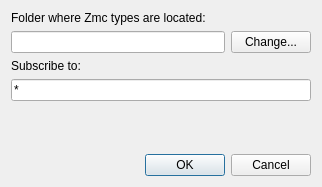
<?xml version="1.0" encoding="UTF-8"?>
<ui version="4.0">
 <class>DialogZmc</class>
 <widget class="QDialog" name="DialogZmc">
  <property name="geometry">
   <rect>
    <x>0</x>
    <y>0</y>
    <width>322</width>
    <height>187</height>
   </rect>
  </property>
  <property name="windowTitle">
   <string>DialogZmc</string>
  </property>
  <layout class="QVBoxLayout" name="verticalLayout">
   <item>
    <widget class="QLabel" name="label">
     <property name="text">
      <string>Folder where Zmc types are located: </string>
     </property>
    </widget>
   </item>
   <item>
    <layout class="QHBoxLayout" name="horizontalLayout">
     <item>
      <widget class="QLineEdit" name="lineEditFolder"/>
     </item>
     <item>
      <widget class="QPushButton" name="pushButtonChangeFolder">
       <property name="text">
        <string>Change...</string>
       </property>
      </widget>
     </item>
    </layout>
   </item>
   <item>
    <widget class="QLabel" name="label_2">
     <property name="text">
      <string>Subscribe to:</string>
     </property>
    </widget>
   </item>
   <item>
    <widget class="QLineEdit" name="lineEditSubscribe">
     <property name="text">
      <string>*</string>
     </property>
    </widget>
   </item>
   <item>
    <spacer name="verticalSpacer">
     <property name="orientation">
      <enum>Qt::Vertical</enum>
     </property>
     <property name="sizeHint" stdset="0">
      <size>
       <width>20</width>
       <height>40</height>
      </size>
     </property>
    </spacer>
   </item>
   <item>
    <widget class="QDialogButtonBox" name="buttonBox">
     <property name="orientation">
      <enum>Qt::Horizontal</enum>
     </property>
     <property name="standardButtons">
      <set>QDialogButtonBox::Cancel|QDialogButtonBox::Ok</set>
     </property>
    </widget>
   </item>
  </layout>
 </widget>
 <resources/>
 <connections/>
</ui>
